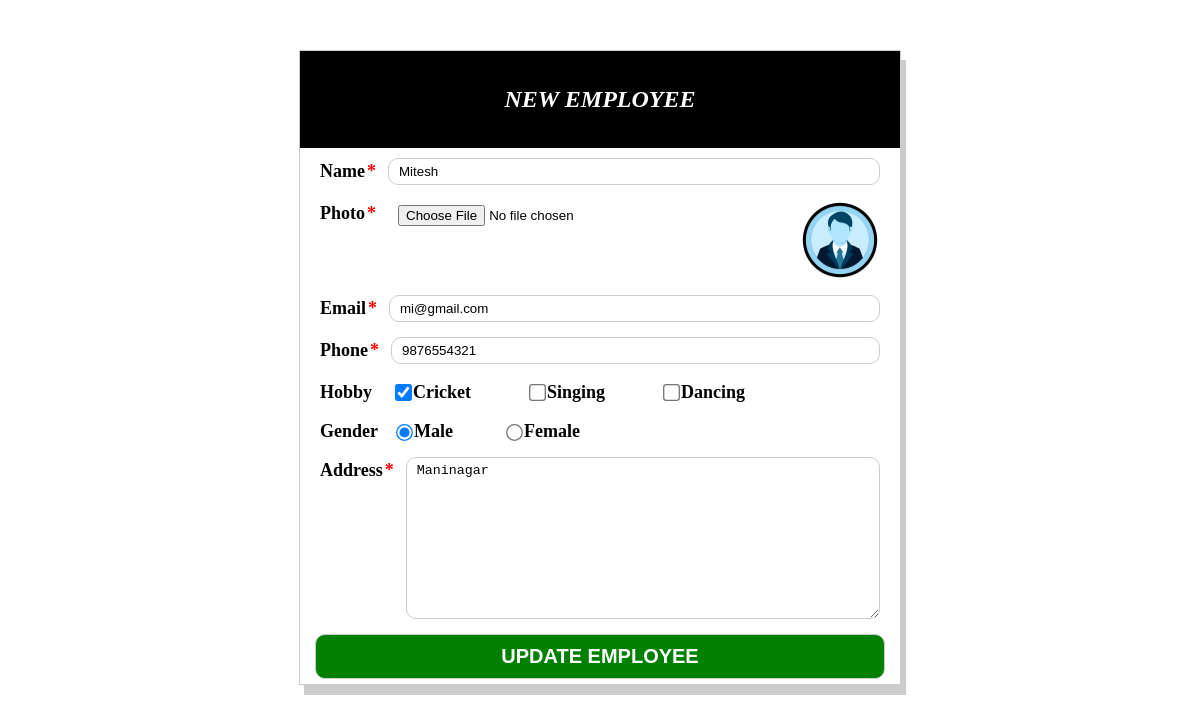
Page /update.php?id=46 on the committed database.
### tables this page shows
CREATE TABLE `user` (
  `id` int(11) NOT NULL,
  `name` varchar(50) NOT NULL,
  `photo` varchar(90) NOT NULL,
  `email` varchar(50) NOT NULL,
  `phone` bigint(10) NOT NULL,
  `hobby` varchar(50) NOT NULL,
  `gender` varchar(10) NOT NULL,
  `address` varchar(255) NOT NULL,
  `added_on` timestamp NOT NULL DEFAULT current_timestamp()
);

### update.php (the view, shortened to what this page needs)
<?php
include('dbconnect.php');
$id = $_GET['id'];
$query = "select * from user where id = :id";
$stmt = $dbcon->prepare($query);
$stmt->execute(['id'=>$id]);
if($stmt->rowCount() > 0){
    $result = $stmt->fetch();
    $hobby = explode(",",$result['hobby']);
    $current_image = $result['photo'];
?>
<!DOCTYPE html>
<html lang="en">
<head>
    <link rel="stylesheet" href="index.css">
    <link rel="stylesheet" href="//cdn.jsdelivr.net/npm/alertifyjs@1.14.0/build/css/themes/default.min.css"/>
</head>
<body>
    <div class="container">
        <div class="header">
            <h2>NEW EMPLOYEE</h2>
        </div>
        <form action="authcode.php" id="addEmployee" method="post" enctype="multipart/form-data">
            <div class="form-element">
                <label for="" class="important">Name</label>
                <input type="text" name="name" id="name" value="<?=$result['name']?>">
            </div>
            <div class="form-element">
                <label for="" class="important">Photo</label>
                <input type="file" name="photo" id="photo">
                <?php
                if(isset($current_image)){
                    ?>
                        <img src="uploads/<?=$current_image?>" alt="photo" class="w-100" height="80px">
                    <?php
                }
            ?>
            </div>
            <div class="form-element">
                <label for="" class="important">Email</label>
                <input type="email" value="<?=$result['email']?>" name="email" id="email">
            </div>
            <div class="form-element">
                <label for="" class="important">Phone</label>
                <input type="tel" name="phone" value="<?=$result['phone']?>" id="phone">
            </div>
            <div class="form-element">
                <label for="">Hobby</label>
                <div class="checkbox-group">
                    <label for="cricket">
                        <input type="checkbox" name="hobby[]" value="cricket" <?php
                          if(in_array("cricket",$hobby)) echo "checked"
                          ?>>Cricket
                    </label>
                    <label for="singing">
                        <input type="checkbox" name="hobby[]" value="singing" <?php
                          if(in_array("singing",$hobby)) echo "checked"
                          ?>>Singing
                    </label>
                    <label for="dancing">
                        <input type="checkbox" name="hobby[]" value="dancing" <?php
                          if(in_array("dancing",$hobby)) echo "checked"
                          ?>>Dancing
                    </label>
                </div>
            </div>
            <div class="form-element" class="important">
                <label for="">Gender</label>
                <div class="radio-group">
                    <label for="male">
                        <input type="radio" name="Gender" value="male" <?php if($result['gender'] === "male") echo "checked"?>>Male
                    </label>
                    <label for="female">
                        <input type="radio" name="Gender" value="female" <?php if($result['gender'] === "female") echo "checked"?>>Female
                    </label>
                </div>
            </div>
            <div class="form-element">
                <label for="" class="important">Address</label>
                <textarea name="address"  id="" cols="30" rows="10"><?=$result['address']?></textarea>
            </div>
            <center>
                <input type="submit" value="UPDATE EMPLOYEE" name="update">
            </center>
        </form>
    </div>
    <?php
}else{
    echo "User with this creditionals not available";
}
?>
</body>
</html>

### index.css (style rules this page uses)
.container { width: 600px; margin: 50px auto; border: 1px solid #ccc; box-shadow: 5px 10px #ccc; }
.header { margin-top: 0px; padding: 15px; text-align: center; background-color: black; color: white; font-style: italic; }
.form-element { display: flex; flex-direction: row; margin: 5px 10px; padding: 5px 10px; }
label { font-size: 18px; font-weight: bold; margin-top: 3px ; }
.important::after { content: "*"; color: red; padding: 2px; }
input[type="text"],input[type="email"],input[type="tel"] { padding: 5px 10px; margin-left: 10px; width: 85%; border-radius: 10px; border: 1px solid #ccc; }
input[type="file"] { padding: 5px 10px; margin-left: 10px; width: 85%; border-radius: 10px; }
.checkbox-group { display: flex; gap: 20px; }
.checkbox-group label { display: inline-flex; align-items: center; margin-right: 15px; }
input[type="checkbox"] { margin-left: 25px; accent-color: #007bff; transform: scale(1.3); }
.radio-group { display: flex; gap: 20px; }
.radio-group label { display: inline-flex; align-items: center; margin-right: 15px; }
input[type="radio"] { margin-left: 20px; accent-color: #007bff; transform: scale(1.3); }
textarea { padding: 5px 10px; margin-left: 10px; width: 85%; border-radius: 10px; border: 1px solid #ccc; }
input[type="submit"] { width: 95%; padding: 10px; margin: 5px 10px; background-color: green; color: white; font-weight: bold; font-size: 20px; border: 1px solid #ccc; border-radius: 10px; }

### rows in the picture
user: name "Mitesh", photo (picture), email "mi@gmail.com", phone "9876554321", hobby "☑", gender "☑", address "Maninagar"
